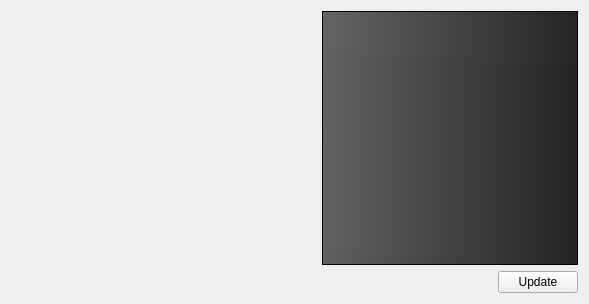
<?xml version="1.0" encoding="UTF-8"?>
<ui version="4.0">
 <class>VehicleConfigurationPanel</class>
 <widget class="QWidget" name="VehicleConfigurationPanel">
  <property name="geometry">
   <rect>
    <x>0</x>
    <y>0</y>
    <width>589</width>
    <height>304</height>
   </rect>
  </property>
  <property name="windowTitle">
   <string>Form</string>
  </property>
  <property name="styleSheet">
   <string notr="true"/>
  </property>
  <layout class="QGridLayout" name="gridLayout">
   <item row="0" column="0" colspan="3">
    <widget class="QLabel" name="configView">
     <property name="minimumSize">
      <size>
       <width>0</width>
       <height>0</height>
      </size>
     </property>
     <property name="styleSheet">
      <string notr="true">color: rgba(255, 255, 255, 0);</string>
     </property>
     <property name="text">
      <string/>
     </property>
    </widget>
   </item>
   <item row="1" column="0">
    <spacer name="horizontalSpacer_2">
     <property name="orientation">
      <enum>Qt::Horizontal</enum>
     </property>
     <property name="sizeHint" stdset="0">
      <size>
       <width>40</width>
       <height>20</height>
      </size>
     </property>
    </spacer>
   </item>
   <item row="1" column="4">
    <widget class="QPushButton" name="updateButton">
     <property name="text">
      <string>Update</string>
     </property>
    </widget>
   </item>
   <item row="1" column="1">
    <spacer name="horizontalSpacer">
     <property name="orientation">
      <enum>Qt::Horizontal</enum>
     </property>
     <property name="sizeHint" stdset="0">
      <size>
       <width>40</width>
       <height>20</height>
      </size>
     </property>
    </spacer>
   </item>
   <item row="1" column="2">
    <spacer name="horizontalSpacer_3">
     <property name="orientation">
      <enum>Qt::Horizontal</enum>
     </property>
     <property name="sizeHint" stdset="0">
      <size>
       <width>40</width>
       <height>20</height>
      </size>
     </property>
    </spacer>
   </item>
   <item row="1" column="3">
    <spacer name="horizontalSpacer_4">
     <property name="orientation">
      <enum>Qt::Horizontal</enum>
     </property>
     <property name="sizeHint" stdset="0">
      <size>
       <width>40</width>
       <height>20</height>
      </size>
     </property>
    </spacer>
   </item>
   <item row="0" column="3" colspan="2">
    <widget class="QTableWidget" name="configSpecs">
     <property name="font">
      <font>
       <pointsize>10</pointsize>
       <weight>75</weight>
       <bold>true</bold>
       <stylestrategy>PreferAntialias</stylestrategy>
      </font>
     </property>
     <property name="styleSheet">
      <string notr="true">background-color:  qlineargradient(spread:pad, x1:0, y1:0, x2:1, y2:0.0397727, stop:0 rgba(100, 100, 100, 255), stop:1 rgba(36, 36, 36, 255))
</string>
     </property>
     <property name="frameShape">
      <enum>QFrame::Box</enum>
     </property>
     <property name="frameShadow">
      <enum>QFrame::Plain</enum>
     </property>
     <property name="lineWidth">
      <number>1</number>
     </property>
     <property name="alternatingRowColors">
      <bool>false</bool>
     </property>
     <property name="selectionMode">
      <enum>QAbstractItemView::NoSelection</enum>
     </property>
     <property name="showGrid">
      <bool>false</bool>
     </property>
     <property name="gridStyle">
      <enum>Qt::NoPen</enum>
     </property>
     <property name="wordWrap">
      <bool>false</bool>
     </property>
     <property name="cornerButtonEnabled">
      <bool>false</bool>
     </property>
     <attribute name="horizontalHeaderVisible">
      <bool>false</bool>
     </attribute>
     <attribute name="horizontalHeaderCascadingSectionResizes">
      <bool>true</bool>
     </attribute>
     <attribute name="horizontalHeaderStretchLastSection">
      <bool>true</bool>
     </attribute>
     <attribute name="verticalHeaderVisible">
      <bool>false</bool>
     </attribute>
     <attribute name="verticalHeaderStretchLastSection">
      <bool>false</bool>
     </attribute>
    </widget>
   </item>
  </layout>
 </widget>
 <resources/>
 <connections/>
</ui>
